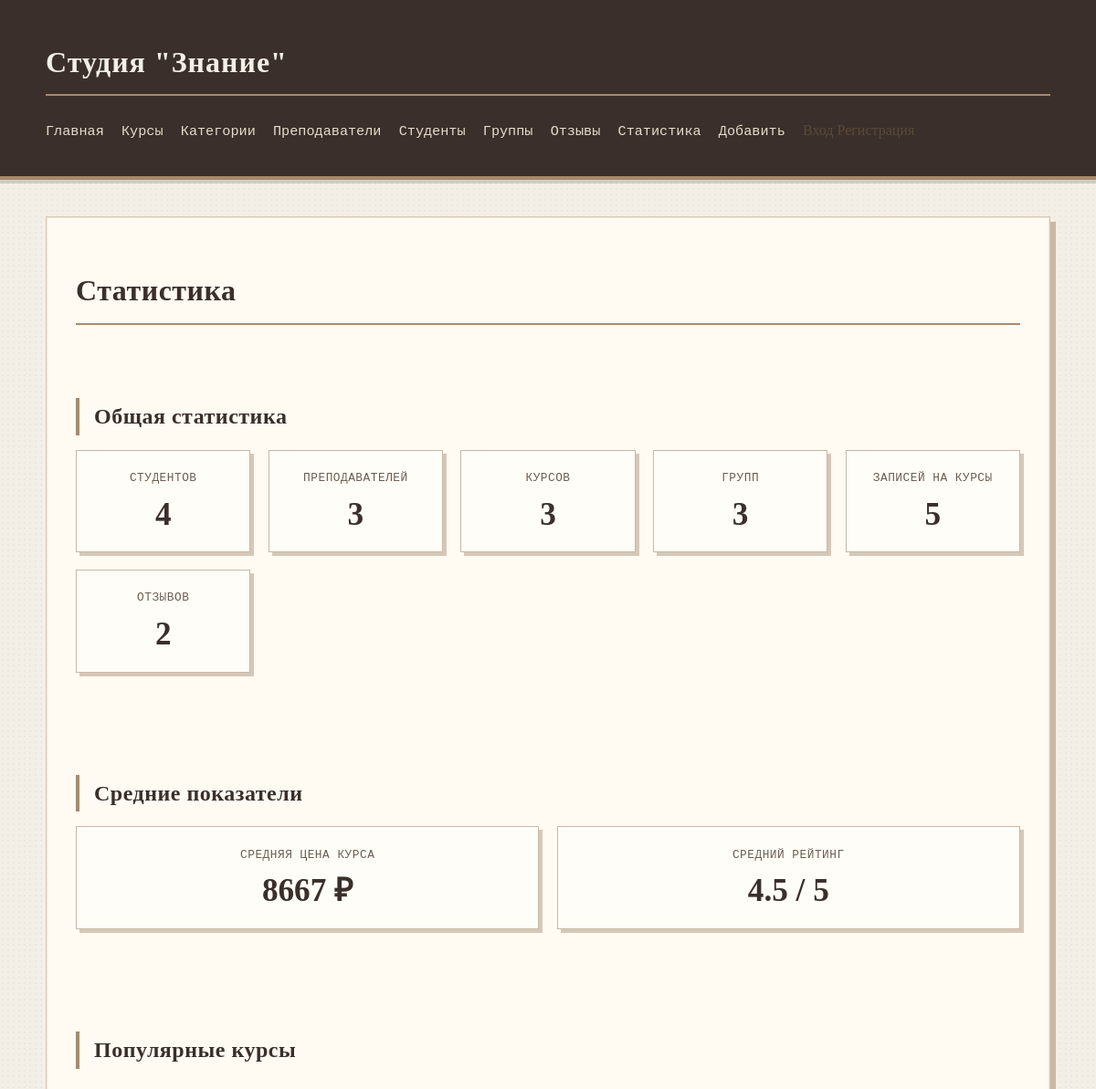
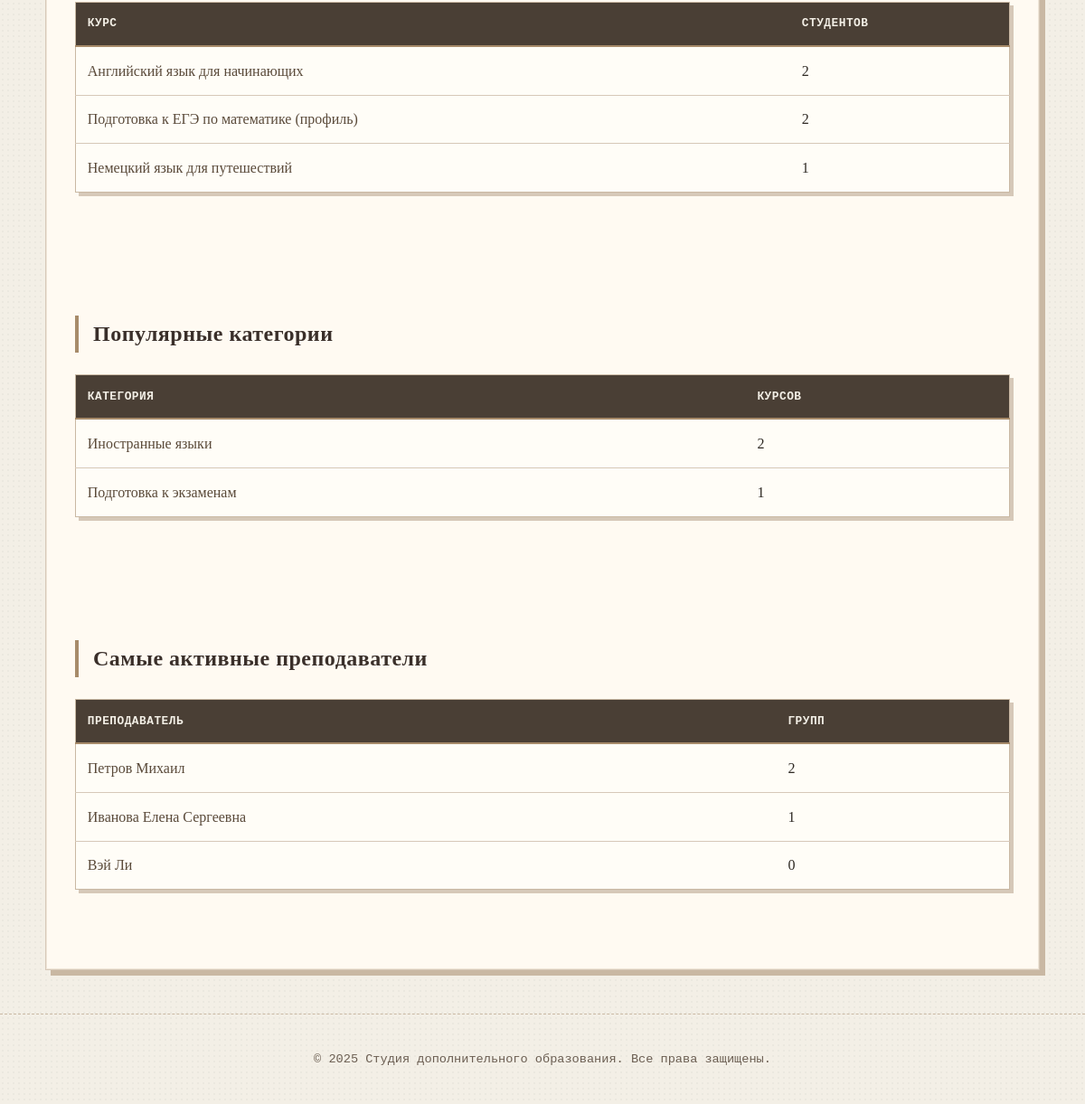
The page /education/statistics/ on the database its author committed (2 pictures, top to bottom).
### education/models.py (models this page shows, shortened)
class Course(models.Model):
    class Status(models.IntegerChoices):
        DRAFT = 0, 'Черновик'
        PUBLISHED = 1, 'Опубликован'
    category = models.ForeignKey(
        Category,
        on_delete=models.SET_NULL,
        null=True,
        related_name='courses',
        verbose_name="Категория"
    )
    title = models.CharField(max_length=100, verbose_name="Название")
    slug = models.SlugField(max_length=100, unique=True, db_index=True, verbose_name="URL")
    description = models.TextField(verbose_name="Краткое описание")
    full_description = models.TextField(blank=True, verbose_name="Полное описание")
    duration_hours = models.IntegerField(verbose_name="Длительность (часы)")
    price = models.DecimalField(max_digits=10, decimal_places=2, verbose_name="Стоимость")
    status = models.IntegerField(
        choices=Status.choices,
        default=Status.DRAFT,
        verbose_name="Статус"
    )
    time_create = models.DateTimeField(auto_now_add=True, verbose_name="Дата создания")
    time_update = models.DateTimeField(auto_now=True, verbose_name="Дата изменения")
    class Meta:
        db_table = 'courses'
        verbose_name = 'Курс'
        verbose_name_plural = 'Курсы'
        ordering = ['-time_create']
    def get_absolute_url(self):
        return reverse('course-detail-slug', kwargs={'course_slug': self.slug})

class Category(models.Model):
    name = models.CharField(max_length=100, verbose_name="Название категории", unique=True)
    slug = models.SlugField(max_length=100, unique=True, db_index=True, verbose_name="URL")
    description = models.TextField(blank=True, verbose_name="Описание категории")
    class Meta:
        db_table = 'categories'
        verbose_name = 'Категория'
        verbose_name_plural = 'Категории'
        ordering = ['name']
    def get_absolute_url(self):
        return reverse('category-detail', kwargs={'cat_slug': self.slug})

class Teacher(models.Model):
    user = models.OneToOneField(
        User,
        on_delete=models.CASCADE,
        null=True,
        blank=True,
        related_name='teacher_profile',
        verbose_name="Пользователь"
    )
    first_name = models.CharField(max_length=50, verbose_name="Имя")
    last_name = models.CharField(max_length=50, verbose_name="Фамилия")
    middle_name = models.CharField(max_length=50, blank=True, verbose_name="Отчество")
    specialization = models.CharField(max_length=100, verbose_name="Специализация")
    phone = models.CharField(max_length=20, verbose_name="Телефон")
    email = models.EmailField(max_length=100, blank=True, verbose_name="Email")
    bio = models.TextField(blank=True, verbose_name="Биография")
    photo = models.ImageField(
        upload_to='teachers/%Y/%m/',
        blank=True,
        null=True,
        verbose_name="Фото",
        validators=[
            FileExtensionValidator(allowed_extensions=['jpg', 'jpeg', 'png', 'gif']),
            validate_image_size
        ],
        help_text="Поддерживаются форматы: JPG, PNG, GIF. Максимальный размер: 5 МБ"
    )
    is_active = models.BooleanField(default=True, verbose_name="Активен")
    class Meta:
        db_table = 'teachers'
        verbose_name = 'Преподаватель'
        verbose_name_plural = 'Преподаватели'
        ordering = ['last_name', 'first_name']
    def get_full_name(self):
        parts = [self.last_name, self.first_name]
        if self.middle_name:
            parts.append(self.middle_name)
        return ' '.join(parts)

### education/views.py (the view)
# urls.py: path('statistics/', views.statistics, name='statistics'),
def statistics(request):
    stats = {
        'total_students': Student.objects.count(),
        'total_teachers': Teacher.objects.filter(is_active=True).count(),
        'total_courses': Course.published.count(),
        'total_groups': Group.objects.filter(is_active=True).count(),
        'total_enrollments': Enrollment.objects.filter(is_active=True).count(),
        'avg_course_price': Course.published.aggregate(avg=Avg('price'))['avg'],
        'total_reviews': Review.objects.filter(is_approved=True).count(),
        'avg_rating': Review.objects.filter(is_approved=True).aggregate(avg=Avg('rating'))['avg'],
    }
    popular_courses = Course.published.annotate(
        student_count=Count('groups__enrollments')
    ).order_by('-student_count')[:5]
    popular_categories = Category.objects.annotate(
        course_count=Count('courses', filter=Q(courses__status=Course.Status.PUBLISHED))
    ).order_by('-course_count')[:5]
    active_teachers = Teacher.objects.filter(is_active=True).annotate(
        group_count=Count('groups', filter=Q(groups__is_active=True))
    ).order_by('-group_count')[:5]
    data = {
        'title': 'Статистика',
        'stats': stats,
        'popular_courses': popular_courses,
        'popular_categories': popular_categories,
        'active_teachers': active_teachers,
    }
    return render(request, 'education/statistics.html', data)

### education/models.py (called while the page is built)
    def get_queryset(self):
        return super().get_queryset().filter(status=Course.Status.PUBLISHED)

### education/templates/education/statistics.html (shortened to what this page needs)
{% extends 'base.html' %}
{% block content %}
    <h1>{{ title }}</h1>
    <div class="statistics-dashboard">
        <div class="stats-section">
            <h2>Общая статистика</h2>
            <div class="stats-grid">
                <div class="stat-card">
                    <span class="stat-label">Студентов</span>
                    <span class="stat-value">{{ stats.total_students }}</span>
                </div>
                <div class="stat-card">
                    <span class="stat-label">Преподавателей</span>
                    <span class="stat-value">{{ stats.total_teachers }}</span>
                </div>
                <div class="stat-card">
                    <span class="stat-label">Курсов</span>
                    <span class="stat-value">{{ stats.total_courses }}</span>
                </div>
                <div class="stat-card">
                    <span class="stat-label">Групп</span>
                    <span class="stat-value">{{ stats.total_groups }}</span>
                </div>
                <div class="stat-card">
                    <span class="stat-label">Записей на курсы</span>
                    <span class="stat-value">{{ stats.total_enrollments }}</span>
                </div>
                <div class="stat-card">
                    <span class="stat-label">Отзывов</span>
                    <span class="stat-value">{{ stats.total_reviews }}</span>
                </div>
            </div>
        </div>
        <div class="stats-section">
            <h2>Средние показатели</h2>
            <div class="stats-grid">
                <div class="stat-card">
                    <span class="stat-label">Средняя цена курса</span>
                    <span class="stat-value">{{ stats.avg_course_price|floatformat:0 }} ₽</span>
                </div>
                <div class="stat-card">
                    <span class="stat-label">Средний рейтинг</span>
                    <span class="stat-value">{{ stats.avg_rating|floatformat:1 }} / 5</span>
                </div>
            </div>
        </div>
        {% if popular_courses %}
        <div class="stats-section">
            <h2>Популярные курсы</h2>
            <table class="stats-table">
                <thead>
                    <tr>
                        <th>Курс</th>
                        <th>Студентов</th>
                    </tr>
                </thead>
                <tbody>
                    {% for course in popular_courses %}
                    <tr>
                        <td><a href="{{ course.get_absolute_url }}">{{ course.title }}</a></td>
                        <td>{{ course.student_count }}</td>
                    </tr>
                    {% endfor %}
                </tbody>
            </table>
        </div>
        {% endif %}
        {% if popular_categories %}
        <div class="stats-section">
            <h2>Популярные категории</h2>
            <table class="stats-table">
                <thead>
                    <tr>
                        <th>Категория</th>
                        <th>Курсов</th>
                    </tr>
                </thead>
                <tbody>
                    {% for category in popular_categories %}
                    <tr>
                        <td><a href="{{ category.get_absolute_url }}">{{ category.name }}</a></td>
                        <td>{{ category.course_count }}</td>
                    </tr>
                    {% endfor %}
                </tbody>
            </table>
        </div>
        {% endif %}
        {% if active_teachers %}
        <div class="stats-section">
            <h2>Самые активные преподаватели</h2>
            <table class="stats-table">
                <thead>
                    <tr>
                        <th>Преподаватель</th>
                        <th>Групп</th>
                    </tr>
                </thead>
                <tbody>
                    {% for teacher in active_teachers %}
                    <tr>
                        <td><a href="{% url 'teacher-detail' teacher.id %}">{{ teacher.get_full_name }}</a></td>
                        <td>{{ teacher.group_count }}</td>
                    </tr>
                    {% endfor %}
                </tbody>
            </table>
        </div>
        {% endif %}
    </div>
{% endblock %}

### education/static/education/css/styles.css (style rules this page uses)
body { font-family: "Georgia", "Times New Roman", serif; line-height: 1.7; margin: 0; padding: 0; background-color: #f3efe6; color: #2f2a24; background-image: radial-gradient(rgba(0,0,0,0.03) 1px, transparent 1px); background-size: 6px 6px; }
h1, h2, h3, h4, h5, h6 { font-family: "Georgia", "Times New Roman", serif; font-weight: 600; color: #3a2f2a; letter-spacing: 0.5px; }
h1 { border-bottom: 2px solid #a78b6a; padding-bottom: 0.5rem; margin-bottom: 1.5rem; }
h2 { font-size: 1.5rem; margin: 1.5rem 0 1rem; border-left: 4px solid #a78b6a; padding-left: 1rem; }
.students-table, .groups-table, .performance-table, .attendance-table, .schedule-table, .stats-table { width: 100%; border-collapse: collapse; margin: 1.5rem 0; background: #fffdf7; border: 1px solid #c9b8a3; box-shadow: 4px 4px 0 #d6c8b8; }
.students-table th, .groups-table th, .performance-table th, .attendance-table th, .schedule-table th, .stats-table th { background: #4a3f35; color: #f3efe6; padding: 0.8rem; text-align: left; font-family: "Courier New", monospace; font-weight: 600; text-transform: uppercase; font-size: 0.8rem; letter-spacing: 0.5px; border-bottom: 2px solid #a78b6a; }
.students-table td, .groups-table td, .performance-table td, .attendance-table td, .schedule-table td, .stats-table td { padding: 0.8rem; border-bottom: 1px solid #d6c8b8; font-family: "Georgia", serif; }
.students-table tr:last-child td, .groups-table tr:last-child td, .performance-table tr:last-child td, .attendance-table tr:last-child td, .schedule-table tr:last-child td, .stats-table tr:last-child td { border-bottom: none; }
.stats-section { margin: 2rem 0; }
.stats-grid { display: grid; grid-template-columns: repeat(auto-fit, minmax(160px, 1fr)); gap: 1.2rem; }
.stat-card { background: #fffdf7; border: 1px solid #c9b8a3; padding: 1.2rem; text-align: center; box-shadow: 4px 4px 0 #d6c8b8; }
.stat-label { display: block; font-family: "Courier New", monospace; font-size: 0.8rem; text-transform: uppercase; letter-spacing: 0.5px; color: #6b5e52; margin-bottom: 0.5rem; }
.stat-value { display: block; font-family: "Georgia", serif; font-size: 2.2rem; font-weight: 700; color: #3a2f2a; line-height: 1.2; }
a { color: #5a4a3a; text-decoration: none; transition: all 0.15s ease; }
.statistics-dashboard { display: flex; flex-direction: column; gap: 1.5rem; }

### rows shown on the page
Course: title "Английский язык для начинающих", student_count "2"
Course: title "Подготовка к ЕГЭ по математике (профиль)", student_count "2"
Course: title "Немецкий язык для путешествий", student_count "1"
Category: name "Иностранные языки", course_count "2"
Category: name "Подготовка к экзаменам", course_count "1"
Teacher: get_full_name "Петров Михаил", group_count "2"
Teacher: get_full_name "Иванова Елена Сергеевна", group_count "1"
Teacher: get_full_name "Вэй Ли", group_count "0"

### other values the page prints
{{ title }} "Статистика"
{{ stats.total_students }} "4"
{{ stats.total_teachers }} "3"
{{ stats.total_courses }} "3"
{{ stats.total_groups }} "3"
{{ stats.total_enrollments }} "5"
{{ stats.total_reviews }} "2"
{{ stats.avg_course_price|floatformat:0 }} "8667"
{{ stats.avg_rating|floatformat:1 }} "4.5"
